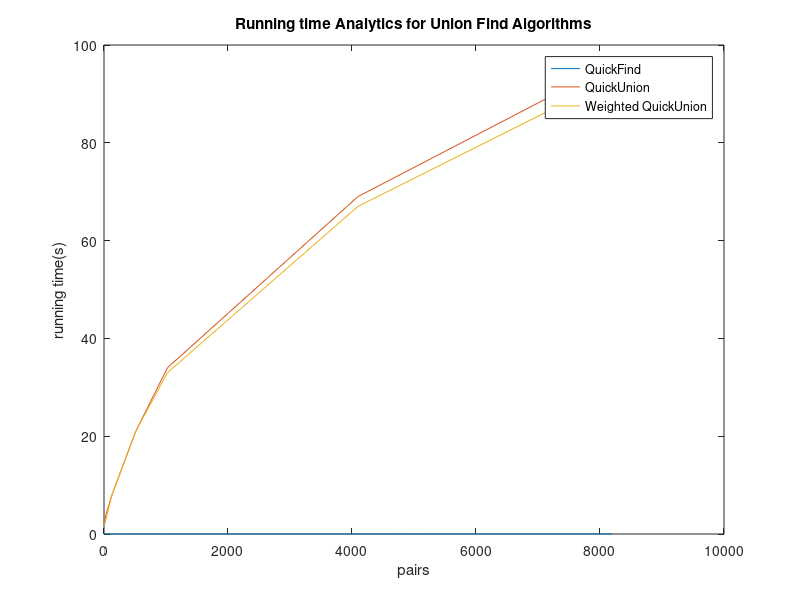

This chart was generated by the following MATLAB code:
x1 = [8 32 128 512 1024 4096 4192 8192];
% y1: naive 3-sum
y1 = [0.02796041 0.0294864 0.03210467 0.051331606 0.128754654 3.213849583 3.378107722 24.019857894];
% y2: sophisticated 3-sum
y2 = [0.029684865 0.029326568 0.032546547 0.045990868 0.061820437 0.339654079 0.289655603 0.801861948];
% plot(x, y1);
% hold on;
% plot(x, y2);
% legend('naive 3-sum','sophisticatd 3-sum');
% title('Running time Analytics for 3 sum Algorithms');
% xlabel('int');
% ylabel('running time(ms)');

x2 = [8 32 128 512 1024 4096 8192];
% y3: quickfind uf
y3 = [0.00113992 0.002118752 0.005213653 0.008137138 0.010841518 0.02161758 0.033442334];
% y4: quick union uf
y4 = [2 4 8 21 34 69 96];
% y5: balancedQU
y5 = [2 3 8 21 33 67 93];
plot(x2, y3);
hold on;
plot(x2, y4);
hold on;
plot(x2, y5);
legend('QuickFind', 'QuickUnion', 'Weighted QuickUnion');
title('Running time Analytics for Union Find Algorithms');
xlabel('pairs');
ylabel('running time(s)');